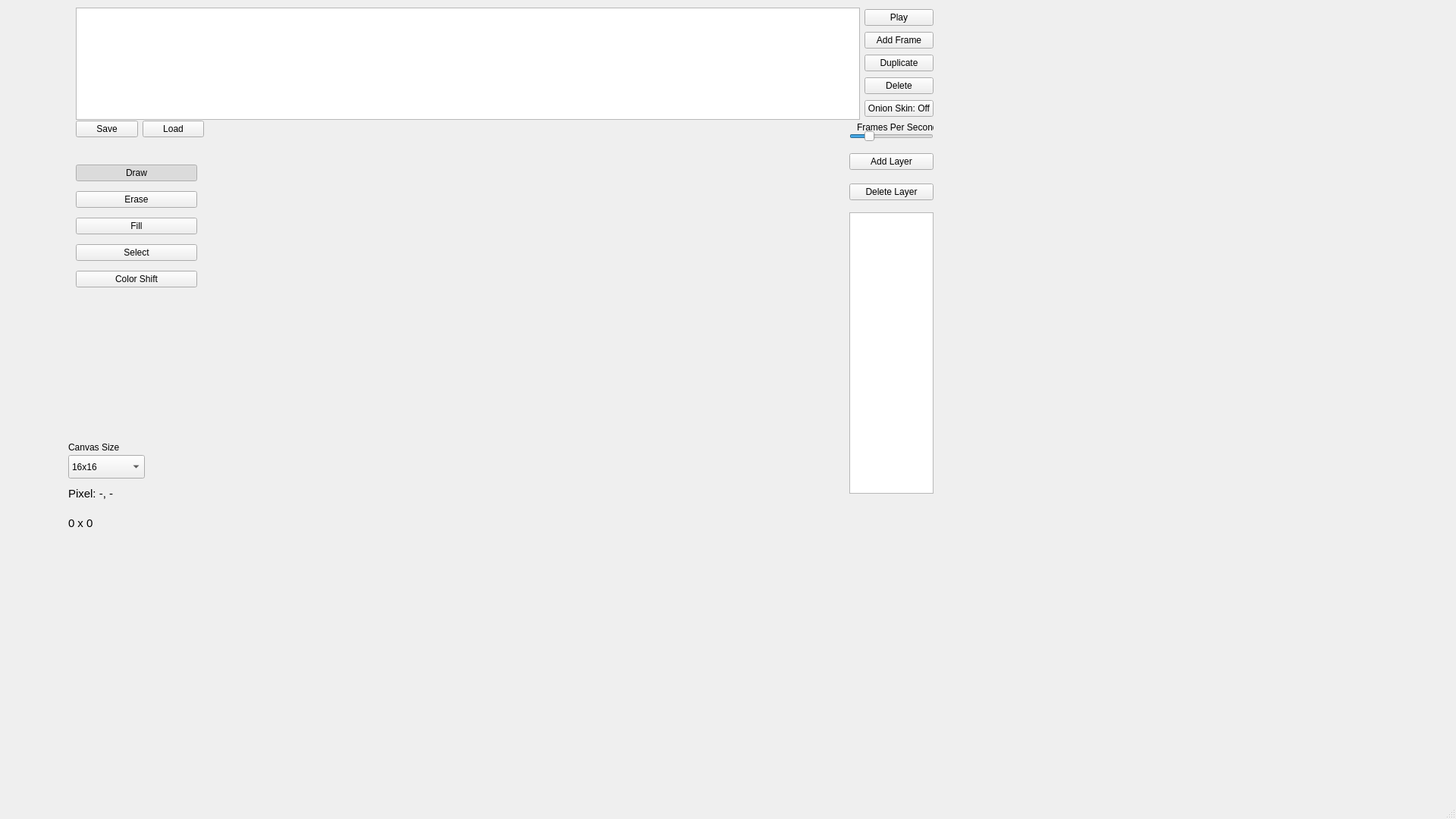
<?xml version="1.0" encoding="UTF-8"?>
<ui version="4.0">
 <class>MainWindow</class>
 <widget class="QMainWindow" name="MainWindow">
  <property name="geometry">
   <rect>
    <x>0</x>
    <y>0</y>
    <width>1920</width>
    <height>1080</height>
   </rect>
  </property>
  <property name="minimumSize">
   <size>
    <width>1920</width>
    <height>1080</height>
   </size>
  </property>
  <property name="maximumSize">
   <size>
    <width>1920</width>
    <height>1080</height>
   </size>
  </property>
  <property name="cursor">
   <cursorShape>CrossCursor</cursorShape>
  </property>
  <property name="windowTitle">
   <string>MainWindow</string>
  </property>
  <widget class="QWidget" name="centralwidget">
   <widget class="QWidget" name="horizontalLayoutWidget">
    <property name="geometry">
     <rect>
      <x>100</x>
      <y>10</y>
      <width>1131</width>
      <height>148</height>
     </rect>
    </property>
    <layout class="QHBoxLayout" name="horizontalLayout">
     <item>
      <widget class="QListView" name="frameList">
       <property name="flow">
        <enum>QListView::Flow::LeftToRight</enum>
       </property>
       <property name="itemAlignment">
        <set>Qt::AlignmentFlag::AlignLeading</set>
       </property>
      </widget>
     </item>
     <item>
      <layout class="QVBoxLayout" name="verticalLayout">
       <item>
        <widget class="QPushButton" name="playButton">
         <property name="text">
          <string>Play</string>
         </property>
        </widget>
       </item>
       <item>
        <widget class="QPushButton" name="addFrameButton">
         <property name="toolTip">
          <string>Adds a frame to the sprite</string>
         </property>
         <property name="text">
          <string>Add Frame</string>
         </property>
        </widget>
       </item>
       <item>
        <widget class="QPushButton" name="duplicateFrameButton">
         <property name="toolTip">
          <string>Creates a duplicate of selected frame</string>
         </property>
         <property name="text">
          <string>Duplicate</string>
         </property>
        </widget>
       </item>
       <item>
        <widget class="QPushButton" name="deleteFrameButton">
         <property name="toolTip">
          <string>Deletes current frame</string>
         </property>
         <property name="text">
          <string>Delete</string>
         </property>
        </widget>
       </item>
       <item>
        <widget class="QPushButton" name="onionSkinButton">
         <property name="toolTip">
          <string>Enables/Disables onion skinning</string>
         </property>
         <property name="text">
          <string>Onion Skin: Off</string>
         </property>
         <property name="checkable">
          <bool>true</bool>
         </property>
        </widget>
       </item>
      </layout>
     </item>
    </layout>
   </widget>
   <widget class="CanvasWidget" name="canvasWidget" native="true">
    <property name="geometry">
     <rect>
      <x>410</x>
      <y>160</y>
      <width>471</width>
      <height>471</height>
     </rect>
    </property>
   </widget>
   <widget class="QSlider" name="fpsSlider">
    <property name="geometry">
     <rect>
      <x>1120</x>
      <y>170</y>
      <width>111</width>
      <height>20</height>
     </rect>
    </property>
    <property name="minimumSize">
     <size>
      <width>111</width>
      <height>0</height>
     </size>
    </property>
    <property name="maximum">
     <number>60</number>
    </property>
    <property name="value">
     <number>12</number>
    </property>
    <property name="orientation">
     <enum>Qt::Orientation::Horizontal</enum>
    </property>
   </widget>
   <widget class="QLabel" name="label">
    <property name="geometry">
     <rect>
      <x>1130</x>
      <y>160</y>
      <width>101</width>
      <height>16</height>
     </rect>
    </property>
    <property name="text">
     <string>Frames Per Second</string>
    </property>
   </widget>
   <widget class="QLabel" name="canvasSizeDisplay">
    <property name="geometry">
     <rect>
      <x>90</x>
      <y>680</y>
      <width>101</width>
      <height>20</height>
     </rect>
    </property>
    <property name="font">
     <font>
      <pointsize>11</pointsize>
     </font>
    </property>
    <property name="text">
     <string>0 x 0</string>
    </property>
   </widget>
   <widget class="QLabel" name="mousePosDisplay">
    <property name="geometry">
     <rect>
      <x>90</x>
      <y>640</y>
      <width>141</width>
      <height>21</height>
     </rect>
    </property>
    <property name="font">
     <font>
      <pointsize>11</pointsize>
     </font>
    </property>
    <property name="text">
     <string>Pixel: -, -</string>
    </property>
   </widget>
   <widget class="QWidget" name="horizontalLayoutWidget_2">
    <property name="geometry">
     <rect>
      <x>100</x>
      <y>150</y>
      <width>169</width>
      <height>41</height>
     </rect>
    </property>
    <layout class="QHBoxLayout" name="horizontalLayout_2">
     <item>
      <widget class="QPushButton" name="saveButton">
       <property name="toolTip">
        <string>Saves the sprite as a .ssp</string>
       </property>
       <property name="text">
        <string>Save</string>
       </property>
      </widget>
     </item>
     <item>
      <widget class="QPushButton" name="loadButton">
       <property name="toolTip">
        <string>Loads a .ssp sprite</string>
       </property>
       <property name="text">
        <string>Load</string>
       </property>
      </widget>
     </item>
    </layout>
   </widget>
   <widget class="QWidget" name="verticalLayoutWidget">
    <property name="geometry">
     <rect>
      <x>100</x>
      <y>210</y>
      <width>160</width>
      <height>181</height>
     </rect>
    </property>
    <layout class="QVBoxLayout" name="verticalLayout_3">
     <item>
      <widget class="QPushButton" name="drawButton">
       <property name="toolTip">
        <string/>
       </property>
       <property name="toolTipDuration">
        <number>-1</number>
       </property>
       <property name="text">
        <string>Draw</string>
       </property>
       <property name="checkable">
        <bool>true</bool>
       </property>
       <property name="checked">
        <bool>true</bool>
       </property>
      </widget>
     </item>
     <item>
      <widget class="QPushButton" name="eraseButton">
       <property name="toolTip">
        <string/>
       </property>
       <property name="text">
        <string>Erase</string>
       </property>
       <property name="checkable">
        <bool>true</bool>
       </property>
      </widget>
     </item>
     <item>
      <widget class="QPushButton" name="fillButton">
       <property name="toolTip">
        <string>Fills same colored pixels in an area</string>
       </property>
       <property name="text">
        <string>Fill</string>
       </property>
       <property name="checkable">
        <bool>true</bool>
       </property>
      </widget>
     </item>
     <item>
      <widget class="QPushButton" name="selectButton">
       <property name="toolTip">
        <string>Selects a group of pixels of the same color</string>
       </property>
       <property name="text">
        <string>Select</string>
       </property>
       <property name="checkable">
        <bool>true</bool>
       </property>
      </widget>
     </item>
     <item>
      <widget class="QPushButton" name="colorShiftButton">
       <property name="toolTip">
        <string>Shifts the color of a group of pixels towards the selected colors</string>
       </property>
       <property name="text">
        <string>Color Shift</string>
       </property>
       <property name="checkable">
        <bool>true</bool>
       </property>
      </widget>
     </item>
    </layout>
   </widget>
   <widget class="QListView" name="layerList">
    <property name="geometry">
     <rect>
      <x>1120</x>
      <y>280</y>
      <width>111</width>
      <height>371</height>
     </rect>
    </property>
   </widget>
   <widget class="QWidget" name="verticalLayoutWidget_2">
    <property name="geometry">
     <rect>
      <x>1120</x>
      <y>190</y>
      <width>111</width>
      <height>86</height>
     </rect>
    </property>
    <layout class="QVBoxLayout" name="verticalLayout_2">
     <item>
      <widget class="QPushButton" name="addLayerButton">
       <property name="toolTip">
        <string>Adds a layer</string>
       </property>
       <property name="toolTipDuration">
        <number>-1</number>
       </property>
       <property name="text">
        <string>Add Layer</string>
       </property>
      </widget>
     </item>
     <item>
      <widget class="QPushButton" name="deleteLayerButton">
       <property name="toolTip">
        <string>Deletes the current layer</string>
       </property>
       <property name="text">
        <string>Delete Layer</string>
       </property>
      </widget>
     </item>
    </layout>
   </widget>
   <widget class="QWidget" name="verticalLayoutWidget_3">
    <property name="geometry">
     <rect>
      <x>320</x>
      <y>630</y>
      <width>621</width>
      <height>241</height>
     </rect>
    </property>
    <layout class="QVBoxLayout" name="colorPickerLayout"/>
   </widget>
   <widget class="QComboBox" name="sizeComboBox">
    <property name="geometry">
     <rect>
      <x>90</x>
      <y>600</y>
      <width>101</width>
      <height>31</height>
     </rect>
    </property>
    <property name="toolTip">
     <string>Canvas Size</string>
    </property>
    <item>
     <property name="text">
      <string>16x16</string>
     </property>
    </item>
    <item>
     <property name="text">
      <string>32x32</string>
     </property>
    </item>
    <item>
     <property name="text">
      <string>64x64</string>
     </property>
    </item>
    <item>
     <property name="text">
      <string>128x128</string>
     </property>
    </item>
   </widget>
   <widget class="QLabel" name="label_2">
    <property name="geometry">
     <rect>
      <x>90</x>
      <y>580</y>
      <width>81</width>
      <height>20</height>
     </rect>
    </property>
    <property name="text">
     <string>Canvas Size</string>
    </property>
   </widget>
  </widget>
  <widget class="QMenuBar" name="menubar">
   <property name="geometry">
    <rect>
     <x>0</x>
     <y>0</y>
     <width>1920</width>
     <height>21</height>
    </rect>
   </property>
  </widget>
  <widget class="QStatusBar" name="statusbar">
   <property name="sizeGripEnabled">
    <bool>true</bool>
   </property>
  </widget>
 </widget>
 <customwidgets>
  <customwidget>
   <class>CanvasWidget</class>
   <extends>QWidget</extends>
   <header location="global">canvaswidget.h</header>
   <container>1</container>
  </customwidget>
 </customwidgets>
 <resources/>
 <connections/>
</ui>
